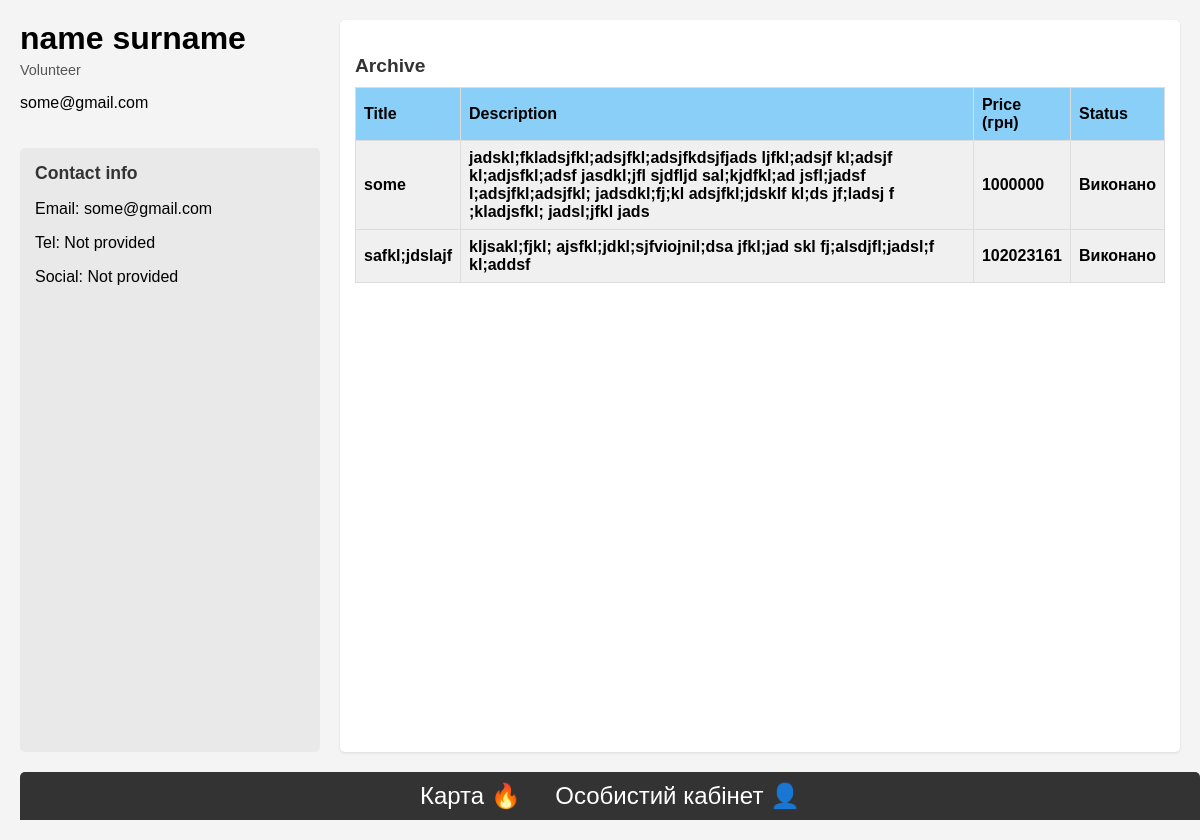
The app's page /auth/profile/2 with its own data.
### authentication/models.py (models this page shows, shortened)
class UserProfile(models.Model):
    user = models.OneToOneField(User, on_delete=models.CASCADE, related_name='profile')
    CATEGORY_CHOICES = [
        ('soldier', 'Soldier'),
        ('volunteer', 'Volunteer'),
    ]
    category = models.CharField(max_length=9, choices=CATEGORY_CHOICES, blank=True, null=True)
    contacts = models.TextField(blank=True, null=True)
    def get_contacts(self):
        if self.contacts:
            return json.loads(self.contacts)
        return {}

### volunteer_app/models.py (models this page shows, shortened)
class Request(models.Model):
    STATUS_CHOICES = [
        ('done', "Виконано"),
        ('in_progress', "Виконується"),
        ('in_search', "В пошуку"),
    ]
    URGENCY_CHOICES = [
        ("висока", "Висока"),
        ("середня", "Середня"),
        ("низька", "Низька"),
    ]
    author = models.ForeignKey("authentication.UserProfile", on_delete=models.CASCADE, related_name='requests')
    name = models.CharField(max_length=255, null=True)
    description = models.TextField()
    aproximate_price = models.IntegerField(verbose_name="Приблизна ціна", default=1)
    status = models.CharField(max_length=15, choices=STATUS_CHOICES)
    urgency = models.CharField(max_length=20,choices=URGENCY_CHOICES)
    volunteer = models.ForeignKey(
        'authentication.UserProfile',
        on_delete=models.SET_NULL,
        null=True,
        blank=True,
        related_name='volunteer_req'
    )

### authentication/views.py (the view)
# urls.py: path('profile/<int:volunteer_id>', views.profile, name='profile'),
def profile(request, volunteer_id):
    user_profile = UserProfile.objects.get(id=volunteer_id)
    req_data = user_profile.requests.all() if user_profile.category == 'soldier' else user_profile.volunteer_req.all()
    return render(request, 'profile.html', {'user':user_profile.user, 'contacts':user_profile.get_contacts(), 'request_data': req_data})

### authentication/templates/profile.html (shortened to what this page needs)
<!DOCTYPE html>
<html>
<head>
    {% load static %}
    <link rel="stylesheet" href="{% static 'css/personal_page.css' %}">
</head>
<body>
    <header>
        <h1>{{ user.first_name }} {{ user.last_name }}</h1>
        <p>{{ user.profile.get_category_display }}</p>
        <p>{{ user.email }}</p>
    </header>
    <aside>
        <div class="contact-info">
            <h2>Contact info</h2>
            <p>Email: {{ user.email }}</p>
            <p>Tel: {{ contacts.phone|default:"Not provided" }}</p>
            <p>Social: {% if contacts.socials.title and contacts.socials.link %}<a href="{{ contacts.socials.link }}">{{ contacts.socials.title }}</a>{% else %}Not provided{% endif %}</p>
        </div>
    </aside>
    <main>
        <div class="archive-section">
            <h2>Archive</h2>
            {% if request_data %}
            <table>
                <thead>
                    <tr>
                        <th>Title</th>
                        <th>Description</th>
                        <th>Price (грн)</th>
                        <th>Status</th>
                    </tr>
                </thead>
                {% for req in request_data %}
                <tbody>
                    <td>{{ req.name }}</td>
                    <td>{{ req.description }}</td>
                    <td>{{ req.aproximate_price }}</td>
                    {% if req.status == 'in_progress' and request_form %}
                    <td><a href="{% url 'profile' req.volunteer.id %}">{{ req.get_status_display }}</a><br><a href="{% url 'req_ready' req.id %}">Готово</a></td>
                    {% else %}
                    <td>{{ req.get_status_display }}</td>
                    {% endif %}
                </tbody>
                {% endfor %}
            </table>
            {% else %}
            <p>No requests yet.</p>
            {% endif %}
        </div>
    </main>
    <div class="bottom-menu">
        <a href="{% url 'map' %}">Карта 🔥</a>
        {% if not request_form %}
        <a href="{% url 'personal_page' %}">Особистий кабінет 👤</a>
        {% endif %}
    </div>
</body>
</html>

### static/css/personal_page.css (style rules this page uses)
body { font-family: sans-serif; margin: 20px; background-color: #f4f4f4; display: grid; grid-template-columns: 250px 1fr; grid-template-rows: auto 1fr auto; grid-template-areas: "header main" "sidebar main" "footer footer"; gap: 20px; min-height: 100vh; }
h1 { grid-area: header; margin-top: 0; margin-bottom: 5px; }
h1 + p { grid-area: header; font-size: 0.9em; color: #555; margin-top: 0; }
aside { grid-area: sidebar; background-color: #e9e9e9; padding: 15px; border-radius: 5px; }
.contact-info { margin-bottom: 15px; }
.contact-info h2 { font-size: 1.1em; margin-top: 0; margin-bottom: 8px; color: #333; }
.contact-info p { margin-bottom: 5px; }
main { grid-area: main; padding: 15px; background-color: #fff; border-radius: 5px; box-shadow: 0 1px 3px rgba(0, 0, 0, 0.1); }
main h2 { font-size: 1.2em; margin-top: 20px; margin-bottom: 10px; color: #333; }
.bottom-menu { position: sticky; bottom: 0; width: 100%; grid-area: footer; background-color: #333; color: white; padding: 10px; text-align: center; border-radius: 5px 5px 0 0; }
.bottom-menu a { color: white; text-decoration: none; margin: 0 15px; font-size: 1.5em; }
.archive-section { margin-top: 20px; }
.archive-section h2 { font-size: 1.2em; margin-bottom: 10px; color: #333; }
.archive-section table { width: 100%; border-collapse: collapse; margin-bottom: 15px; }
.archive-section th, .archive-section td { border: 1px solid #ddd; padding: 8px; text-align: left; }
.archive-section th { background-color: #89cff7; font-weight: bold; }
.archive-section tr { background-color: #f0f0f0; font-weight: bold; }
@media (min-width: 768px) { body { grid-template-columns: 300px 1fr; } }

### records on screen
Request: name "some", description "jadskl;fkladsjfkl;adsjfkl;adsjfkdsjfjads ljfkl;adsjf kl;adsjf kl;adjsfkl;adsf jasdkl;jfl sjdfljd sal;kjdfkl;ad jsfl;jadsf l;adsjfkl;adsjfkl; jadsdkl;fj;kl adsjfkl;jdsklf kl;ds jf;ladsj f ;kladjsfkl; jadsl;jfkl jads", aproximate_price "1000000", status "Виконано"
Request: name "safkl;jdslajf", description "kljsakl;fjkl; ajsfkl;jdkl;sjfviojnil;dsa jfkl;jad skl fj;alsdjfl;jadsl;f kl;addsf", aproximate_price "102023161", status "Виконано"

### other values on screen
{{ user.first_name }} "name"
{{ user.last_name }} "surname"
{{ user.profile.get_category_display }} "Volunteer"
{{ user.email }} "some@gmail.com"
{{ contacts.phone|default:"Not provided" }} "Not provided"
